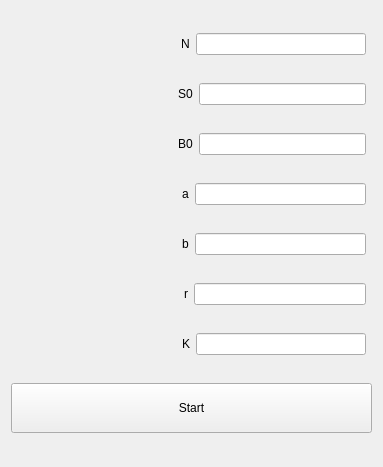
<?xml version="1.0" encoding="UTF-8"?>
<ui version="4.0">
 <class>MainWindow</class>
 <widget class="QMainWindow" name="MainWindow">
  <property name="geometry">
   <rect>
    <x>0</x>
    <y>0</y>
    <width>383</width>
    <height>467</height>
   </rect>
  </property>
  <property name="windowTitle">
   <string>MainWindow</string>
  </property>
  <widget class="QWidget" name="centralWidget">
   <layout class="QGridLayout" name="gridLayout">
    <item row="0" column="0">
     <layout class="QHBoxLayout" name="horizontalLayout_7">
      <item>
       <spacer name="horizontalSpacer_7">
        <property name="orientation">
         <enum>Qt::Horizontal</enum>
        </property>
        <property name="sizeHint" stdset="0">
         <size>
          <width>40</width>
          <height>20</height>
         </size>
        </property>
       </spacer>
      </item>
      <item>
       <widget class="QLabel" name="label">
        <property name="text">
         <string>N</string>
        </property>
       </widget>
      </item>
      <item>
       <widget class="QLineEdit" name="leN"/>
      </item>
     </layout>
    </item>
    <item row="1" column="0">
     <layout class="QHBoxLayout" name="horizontalLayout_6">
      <item>
       <spacer name="horizontalSpacer_6">
        <property name="orientation">
         <enum>Qt::Horizontal</enum>
        </property>
        <property name="sizeHint" stdset="0">
         <size>
          <width>40</width>
          <height>20</height>
         </size>
        </property>
       </spacer>
      </item>
      <item>
       <widget class="QLabel" name="label_2">
        <property name="text">
         <string>S0</string>
        </property>
       </widget>
      </item>
      <item>
       <widget class="QLineEdit" name="leS0"/>
      </item>
     </layout>
    </item>
    <item row="5" column="0">
     <layout class="QHBoxLayout" name="horizontalLayout_2">
      <item>
       <spacer name="horizontalSpacer_5">
        <property name="orientation">
         <enum>Qt::Horizontal</enum>
        </property>
        <property name="sizeHint" stdset="0">
         <size>
          <width>40</width>
          <height>20</height>
         </size>
        </property>
       </spacer>
      </item>
      <item>
       <widget class="QLabel" name="label_6">
        <property name="text">
         <string>r</string>
        </property>
       </widget>
      </item>
      <item>
       <widget class="QLineEdit" name="le_r"/>
      </item>
     </layout>
    </item>
    <item row="2" column="0">
     <layout class="QHBoxLayout" name="horizontalLayout_5">
      <item>
       <spacer name="horizontalSpacer_3">
        <property name="orientation">
         <enum>Qt::Horizontal</enum>
        </property>
        <property name="sizeHint" stdset="0">
         <size>
          <width>40</width>
          <height>20</height>
         </size>
        </property>
       </spacer>
      </item>
      <item>
       <widget class="QLabel" name="label_3">
        <property name="text">
         <string>B0</string>
        </property>
       </widget>
      </item>
      <item>
       <widget class="QLineEdit" name="leB0"/>
      </item>
     </layout>
    </item>
    <item row="4" column="0">
     <layout class="QHBoxLayout" name="horizontalLayout_3">
      <item>
       <spacer name="horizontalSpacer_2">
        <property name="orientation">
         <enum>Qt::Horizontal</enum>
        </property>
        <property name="sizeHint" stdset="0">
         <size>
          <width>40</width>
          <height>20</height>
         </size>
        </property>
       </spacer>
      </item>
      <item>
       <widget class="QLabel" name="label_5">
        <property name="text">
         <string>b</string>
        </property>
       </widget>
      </item>
      <item>
       <widget class="QLineEdit" name="le_b"/>
      </item>
     </layout>
    </item>
    <item row="3" column="0">
     <layout class="QHBoxLayout" name="horizontalLayout_4">
      <item>
       <spacer name="horizontalSpacer_4">
        <property name="orientation">
         <enum>Qt::Horizontal</enum>
        </property>
        <property name="sizeHint" stdset="0">
         <size>
          <width>40</width>
          <height>20</height>
         </size>
        </property>
       </spacer>
      </item>
      <item>
       <widget class="QLabel" name="label_4">
        <property name="text">
         <string>a</string>
        </property>
       </widget>
      </item>
      <item>
       <widget class="QLineEdit" name="le_a"/>
      </item>
     </layout>
    </item>
    <item row="6" column="0">
     <layout class="QHBoxLayout" name="horizontalLayout">
      <item>
       <spacer name="horizontalSpacer">
        <property name="orientation">
         <enum>Qt::Horizontal</enum>
        </property>
        <property name="sizeHint" stdset="0">
         <size>
          <width>40</width>
          <height>20</height>
         </size>
        </property>
       </spacer>
      </item>
      <item>
       <widget class="QLabel" name="label_7">
        <property name="text">
         <string>K</string>
        </property>
       </widget>
      </item>
      <item>
       <widget class="QLineEdit" name="leK"/>
      </item>
     </layout>
    </item>
    <item row="7" column="0" colspan="2">
     <widget class="QPushButton" name="pushButton">
      <property name="minimumSize">
       <size>
        <width>0</width>
        <height>50</height>
       </size>
      </property>
      <property name="maximumSize">
       <size>
        <width>500</width>
        <height>16777215</height>
       </size>
      </property>
      <property name="text">
       <string>Start</string>
      </property>
     </widget>
    </item>
   </layout>
  </widget>
 </widget>
 <layoutdefault spacing="6" margin="11"/>
 <tabstops>
  <tabstop>leN</tabstop>
  <tabstop>leS0</tabstop>
  <tabstop>leB0</tabstop>
  <tabstop>le_a</tabstop>
  <tabstop>le_b</tabstop>
  <tabstop>le_r</tabstop>
  <tabstop>leK</tabstop>
 </tabstops>
 <resources/>
 <connections/>
</ui>
